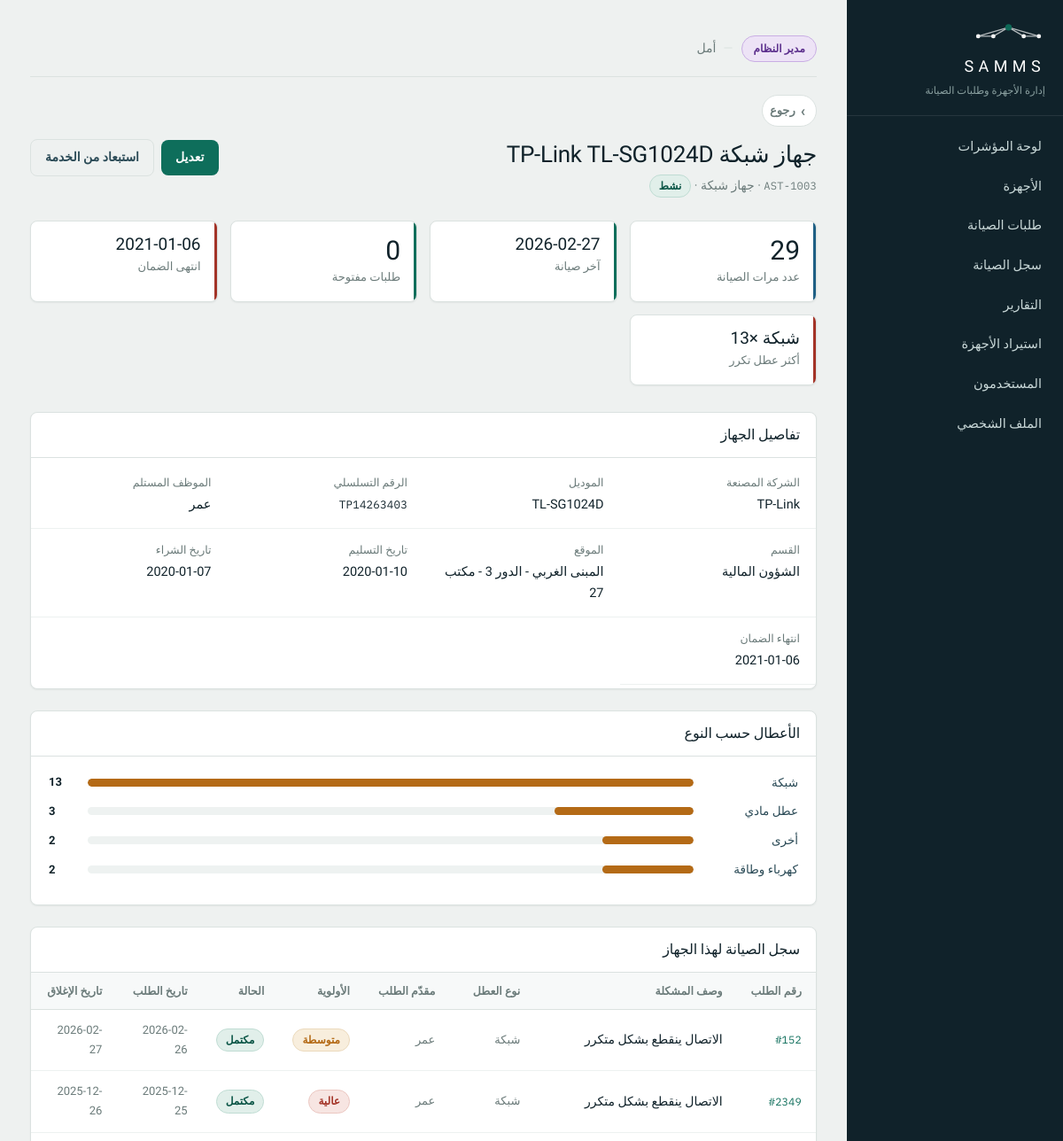
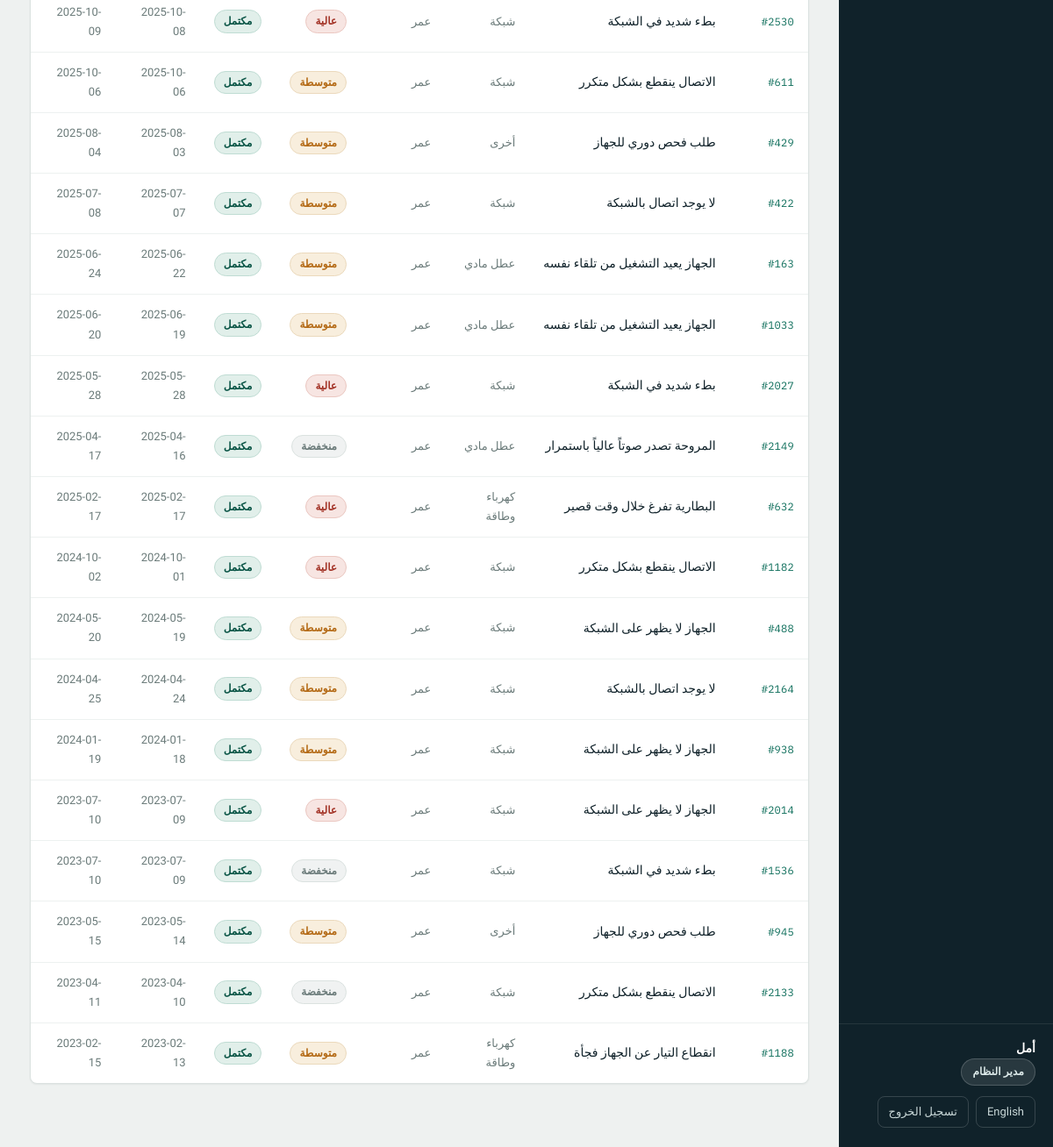
The page /asset_view.php?id=3 (signed in) on the database its author committed (2 pictures, top to bottom).
### tables this page shows
CREATE TABLE Assets (
    AssetID            INT AUTO_INCREMENT PRIMARY KEY,
    AssetNumber        VARCHAR(30)  NOT NULL UNIQUE,
    DeviceName         VARCHAR(120) NOT NULL,
    DeviceNameEn       VARCHAR(120) NULL,
    DeviceType         ENUM('Desktop','Laptop','Printer','Monitor','NetworkDevice') NOT NULL,
    Brand              VARCHAR(60)  NOT NULL,
    Model              VARCHAR(60)  NOT NULL,
    SerialNumber       VARCHAR(80)  NOT NULL UNIQUE,
    AssignedUserID     INT          NULL,
    AssignedDate       DATE         NULL,           
    Location           VARCHAR(120) NULL,
    LocationEn         VARCHAR(120) NULL,
    PurchaseDate       DATE         NULL,
    WarrantyExpiryDate DATE         NULL,
    Status             ENUM('Active','UnderMaintenance','OutOfService','Retired') NOT NULL DEFAULT 'Active',
    CreatedAt          DATETIME     NOT NULL DEFAULT CURRENT_TIMESTAMP,
    CONSTRAINT fk_assets_user FOREIGN KEY (AssignedUserID)
        REFERENCES Users(UserID) ON DELETE SET NULL,
    INDEX idx_assets_status (Status),
    INDEX idx_assets_type (DeviceType)
);

CREATE TABLE Users (
    UserID        INT AUTO_INCREMENT PRIMARY KEY,
    EmployeeNo    VARCHAR(20)  NOT NULL UNIQUE,
    FullName      VARCHAR(120) NOT NULL,
    FullNameEn    VARCHAR(120) NULL,
    Username      VARCHAR(50)  NOT NULL UNIQUE,
    PasswordHash  VARCHAR(255) NOT NULL,
    Email         VARCHAR(120) NOT NULL UNIQUE,
    Department    VARCHAR(100) NULL,
    DepartmentEn  VARCHAR(100) NULL,
    Role          ENUM('Admin','Employee','ITSupport','Manager') NOT NULL,
    IsActive      TINYINT(1)   NOT NULL DEFAULT 1,
    CreatedAt     DATETIME     NOT NULL DEFAULT CURRENT_TIMESTAMP,
    INDEX idx_users_role (Role)
);

CREATE TABLE MaintenanceRequests (
    RequestID            INT AUTO_INCREMENT PRIMARY KEY,
    AssetID              INT  NOT NULL,
    EmployeeID           INT  NOT NULL,
    ProblemDescription   TEXT NOT NULL,
    ProblemDescriptionEn TEXT NULL,
     
     
     
    FaultType            ENUM('Hardware','Software','Network','Power','Consumable','Peripheral','Other')
                         NOT NULL DEFAULT 'Other',
    Priority             ENUM('Low','Medium','High') NOT NULL DEFAULT 'Medium',
    Status               ENUM('New','InProgress','Completed','Cancelled') NOT NULL DEFAULT 'New',
    RequestDate          DATETIME NOT NULL DEFAULT CURRENT_TIMESTAMP,
    ClosedAt             DATETIME NULL,
     
     
     
     
    CONSTRAINT fk_req_asset FOREIGN KEY (AssetID)
        REFERENCES Assets(AssetID) ON DELETE RESTRICT,
    CONSTRAINT fk_req_employee FOREIGN KEY (EmployeeID)
        REFERENCES Users(UserID),
    INDEX idx_req_status (Status),
    INDEX idx_req_fault (FaultType),
    INDEX idx_req_date (RequestDate)
);

### includes/lang.php (called while the page is built, shortened)
<?php
function locale(): string
{
    static $locale = null;
    if ($locale === null) {
        if (!empty($_SESSION['locale']) && in_array($_SESSION['locale'], SUPPORTED_LOCALES, true)) {
            $locale = $_SESSION['locale'];
        } elseif (!empty($_COOKIE[LOCALE_COOKIE]) && in_array($_COOKIE[LOCALE_COOKIE], SUPPORTED_LOCALES, true)) {
            $locale = $_COOKIE[LOCALE_COOKIE];
            $_SESSION['locale'] = $locale;
        } else {
            $locale = DEFAULT_LOCALE;
        }
    }
    return $locale;
}
function t(string $key, ...$args): string
{
    static $strings = [];
    $loc = locale();
    if (!isset($strings[$loc])) {
        $file = __DIR__ . '/../lang/' . $loc . '.php';
        $strings[$loc] = is_file($file) ? require $file : [];
    }
    $text = $strings[$loc][$key] ?? null;
    return $args ? vsprintf($text, $args) : $text;
}
function loc(array $row, string $column): string
{
    return (string) ($row[$column] ?? '');
}

### includes/auth.php (called while the page is built, shortened)
<?php
require_once __DIR__ . '/functions.php';
function current_role(): ?string
{
    return $_SESSION['user']['role'] ?? null;
}
function has_role(array $roles): bool
{
    return in_array(current_role(), $roles, true);
}

### asset_view.php (the view, shortened to what this page needs)
<?php
require_once __DIR__ . '/includes/auth.php';
$pdo = db();
$id  = (int) ($_GET['id'] ?? 0);
$stmt = $pdo->prepare(
    'SELECT a.*, u.FullName AS Owner, u.FullNameEn AS OwnerEn,
            u.Department, u.DepartmentEn, u.EmployeeNo
     FROM Assets a LEFT JOIN Users u ON u.UserID = a.AssignedUserID
     WHERE a.AssetID = :id'
);
$stmt->execute([':id' => $id]);
$a = $stmt->fetch();
$st = $pdo->prepare('SELECT COUNT(*) FROM Maintenance m
                     JOIN MaintenanceRequests r ON r.RequestID = m.RequestID
                     WHERE r.AssetID = :id');
$st->execute([':id' => $id]);
$timesServiced = (int) $st->fetchColumn();
$st = $pdo->prepare('SELECT MAX(m.MaintenanceDate) FROM Maintenance m
                     JOIN MaintenanceRequests r ON r.RequestID = m.RequestID
                     WHERE r.AssetID = :id');
$st->execute([':id' => $id]);
$lastMaint = $st->fetchColumn();
$st = $pdo->prepare("SELECT COUNT(*) FROM MaintenanceRequests
                     WHERE AssetID = :id AND Status IN ('New','InProgress')");
$st->execute([':id' => $id]);
$openReq = (int) $st->fetchColumn();
$st = $pdo->prepare(
    "SELECT FaultType, COUNT(*) c,
            MAX(RequestDate) AS LastSeen
     FROM MaintenanceRequests
     WHERE AssetID = :id AND Status <> 'Cancelled'
     GROUP BY FaultType ORDER BY c DESC, LastSeen DESC"
);
$st->execute([':id' => $id]);
$faultBreakdown = $st->fetchAll();
$topFault = $faultBreakdown[0] ?? null;
$st = $pdo->prepare(
    'SELECT r.RequestID, r.ProblemDescription, r.ProblemDescriptionEn, r.FaultType, r.Priority, r.Status,
            r.RequestDate, r.ClosedAt, u.FullName AS Requester, u.FullNameEn AS RequesterEn
     FROM MaintenanceRequests r
     JOIN Users u ON u.UserID = r.EmployeeID
     WHERE r.AssetID = :id ORDER BY r.RequestDate DESC'
);
$st->execute([':id' => $id]);
$requests = $st->fetchAll();
$warrantyExpired = $a['WarrantyExpiryDate'] && strtotime($a['WarrantyExpiryDate']) < time();
require_once __DIR__ . '/includes/header.php';
?>
<?= back_link('assets.php') ?>
<div class="page-head with-action">
    <div>
        <h1><?= e(loc($a, 'DeviceName')) ?></h1>
        <p>
            <span class="ident"><?= e($a['AssetNumber']) ?></span> ·
            <?= e(device_type_label($a['DeviceType'])) ?> ·
            <?= badge($a['Status'], asset_status_label($a['Status'])) ?>
        </p>
    </div>
    <?php if (has_role(['Admin'])): ?>
        <div class="head-actions">
            <a href="asset_form.php?id=<?= (int) $a['AssetID'] ?>" class="btn btn-inline"><?= e(t('c.edit')) ?></a>
            <?php if ($a['Status'] !== 'Retired'): ?>
                <form method="post" onsubmit="return confirm('<?= e(t('asset.confirm_retire')) ?>');" style="display:inline">
                    <button type="submit" class="btn btn-inline btn-ghost"><?= e(t('asset.retire')) ?></button>
                </form>
            <?php endif; ?>
        </div>
    <?php endif; ?>
</div>
<div class="kpi-grid">
    <div class="kpi is-new">
        <span class="kpi-value"><?= $timesServiced ?></span>
        <span class="kpi-label"><?= e(t('asset.times')) ?></span>
    </div>
    <div class="kpi is-ok">
        <span class="kpi-value small"><?= e(fmt_date($lastMaint)) ?></span>
        <span class="kpi-label"><?= e(t('asset.last_maint')) ?></span>
    </div>
    <div class="kpi <?= $openReq ? 'is-warn' : 'is-ok' ?>">
        <span class="kpi-value"><?= $openReq ?></span>
        <span class="kpi-label"><?= e(t('asset.open_req')) ?></span>
    </div>
    <div class="kpi <?= $warrantyExpired ? 'is-bad' : 'is-ok' ?>">
        <span class="kpi-value small"><?= e(fmt_date($a['WarrantyExpiryDate'])) ?></span>
        <span class="kpi-label"><?= e($warrantyExpired ? t('asset.warranty_ended') : t('asset.warranty')) ?></span>
    </div>
    <div class="kpi <?= $topFault && (int) $topFault['c'] > 1 ? 'is-bad' : 'is-muted' ?>">
        <span class="kpi-value small">
            <?= e($topFault ? fault_type_label($topFault['FaultType']) . ' ×' . (int) $topFault['c'] : '—') ?>
        </span>
        <span class="kpi-label"><?= e(t('asset.top_fault')) ?></span>
    </div>
</div>
<section class="panel">
    <div class="panel-head"><h2><?= e(t('asset.details')) ?></h2></div>
    <dl class="detail-list">
        <div><dt><?= e(t('asset.brand')) ?></dt><dd><?= e($a['Brand']) ?></dd></div>
        <div><dt><?= e(t('asset.model')) ?></dt><dd><?= e($a['Model']) ?></dd></div>
        <div><dt><?= e(t('asset.serial')) ?></dt><dd><span class="ident"><?= e($a['SerialNumber']) ?></span></dd></div>
        <div><dt><?= e(t('asset.assigned')) ?></dt><dd><?= e(loc($a, 'Owner') ?: t('c.unassigned')) ?></dd></div>
        <div><dt><?= e(t('user.dept')) ?></dt><dd><?= e(loc($a, 'Department') ?: '—') ?></dd></div>
        <div><dt><?= e(t('asset.location')) ?></dt><dd><?= e(loc($a, 'Location') ?: '—') ?></dd></div>
        <div><dt><?= e(t('asset.handover')) ?></dt><dd><?= e(fmt_date($a['AssignedDate'])) ?></dd></div>
        <div><dt><?= e(t('asset.purchase')) ?></dt><dd><?= e(fmt_date($a['PurchaseDate'])) ?></dd></div>
        <div><dt><?= e(t('asset.warranty')) ?></dt><dd><?= e(fmt_date($a['WarrantyExpiryDate'])) ?></dd></div>
    </dl>
</section>
<section class="panel">
    <div class="panel-head"><h2><?= e(t('asset.faults_by_type')) ?></h2></div>
    <?php if (!$faultBreakdown): ?>
        <p class="empty"><?= e(t('asset.no_faults')) ?></p>
    <?php else: ?>
        <div class="chart-body">
            <?php $maxF = max(array_map(fn($r) => (int) $r['c'], $faultBreakdown)); ?>
            <?php foreach ($faultBreakdown as $fb): ?>
                <div class="bar-row">
                    <span class="bar-label"><?= e(fault_type_label($fb['FaultType'])) ?></span>
                    <span class="bar-track">
                        <span class="bar-fill <?= (int) $fb['c'] > 1 ? 'bar-alert' : '' ?>"
                              style="width: <?= round($fb['c'] / $maxF * 100) ?>%"></span>
                    </span>
                    <span class="bar-value"><?= (int) $fb['c'] ?></span>
                </div>
            <?php endforeach; ?>
        </div>
    <?php endif; ?>
</section>
<section class="panel">
    <div class="panel-head"><h2><?= e(t('asset.history')) ?></h2></div>
    <?php if (!$requests): ?>
        <p class="empty"><?= e(t('asset.no_history')) ?></p>
    <?php else: ?>
        <div class="table-wrap">
            <table class="data">
                <thead>
                    <tr>
                        <th><?= e(t('req.number')) ?></th>
                        <th><?= e(t('req.problem')) ?></th>
                        <th><?= e(t('req.fault')) ?></th>
                        <th><?= e(t('req.requester')) ?></th>
                        <th><?= e(t('req.priority')) ?></th>
                        <th><?= e(t('req.status')) ?></th>
                        <th><?= e(t('req.date')) ?></th>
                        <th><?= e(t('req.closed')) ?></th>
                    </tr>
                </thead>
                <tbody>
                <?php foreach ($requests as $r): ?>
                    <tr>
                        <td><a href="request_view.php?id=<?= (int) $r['RequestID'] ?>" class="ident">#<?= (int) $r['RequestID'] ?></a></td>
                        <td><span class="truncate" title="<?= e(loc($r, 'ProblemDescription')) ?>"><?= e(loc($r, 'ProblemDescription')) ?></span></td>
                        <td class="cell-muted"><?= e(fault_type_label($r['FaultType'])) ?></td>
                        <td class="cell-muted"><?= e(loc($r, 'Requester')) ?></td>
                        <td><?= badge($r['Priority'], priority_label($r['Priority'])) ?></td>
                        <td><?= badge($r['Status'], request_status_label($r['Status'])) ?></td>
                        <td class="cell-muted"><?= e(fmt_date($r['RequestDate'])) ?></td>
                        <td class="cell-muted"><?= e(fmt_date($r['ClosedAt'])) ?></td>
                    </tr>
                <?php endforeach; ?>
                </tbody>
            </table>
        </div>
    <?php endif; ?>
</section>
<?php require_once __DIR__ . '/includes/footer.php'; ?>

### includes/functions.php (shortened to what this page needs)
<?php
require_once __DIR__ . '/lang.php';
function e(?string $value): string
{
    return htmlspecialchars($value ?? '', ENT_QUOTES, 'UTF-8');
}
function asset_status_label(string $s): string  { return t('astatus.' . $s); }
function request_status_label(string $s): string { return t('rstatus.' . $s); }
function priority_label(string $p): string      { return t('prio.' . $p); }
function device_type_label(string $d): string   { return t('dtype.' . $d); }
function fault_type_label(string $f): string    { return t('fault.' . $f); }
function status_class(string $status): string
{
    return [
        'Active'           => 'is-ok',
        'Completed'        => 'is-ok',
        'UnderMaintenance' => 'is-warn',
        'InProgress'       => 'is-warn',
        'OutOfService'     => 'is-bad',
        'Retired'          => 'is-muted',
        'High'             => 'is-bad',
        'Medium'           => 'is-warn',
        'Low'              => 'is-muted',
        'New'              => 'is-new',
        'Cancelled'        => 'is-muted',
    ][$status] ?? 'is-muted';
}
function badge(string $value, string $label): string
{
    return '<span class="badge ' . e(status_class($value)) . '">' . e($label) . '</span>';
}
function fmt_date(?string $datetime, bool $withTime = false): string
{
    $ts = strtotime($datetime);
    return date($withTime ? 'Y-m-d H:i' : 'Y-m-d', $ts);
}
function logo_svg(int $height = 30, string $class = 'logo'): string
{
    $w = (int) round($height * 140 / 44);
    return '<svg class="' . e($class) . '" width="' . $w . '" height="' . $height . '"'
         . ' viewBox="0 0 140 44" fill="none" role="img" aria-label="SAMMS">'
         . '<g stroke="currentColor" stroke-width="2.1" stroke-linecap="round" opacity=".72">'
         . '<path d="M70 15 12 32"/>'
         . '<path d="M70 15 41 32"/>'
         . '<path d="M70 15 99 32"/>'
         . '<path d="M70 15 128 32"/>'
         . '<path d="M12 32h29"/>'
         . '<path d="M99 32h29"/>'
         . '</g>'
         . '<g fill="currentColor">'
         . '<circle cx="12" cy="32" r="4.1"/>'
         . '<circle cx="41" cy="32" r="4.1"/>'
         . '<circle cx="99" cy="32" r="4.1"/>'
         . '<circle cx="128" cy="32" r="4.1"/>'
         . '</g>'
         . '<circle class="logo-hub" cx="70" cy="15" r="6.2" fill="currentColor"/>'
         . '</svg>';
}
function back_url(string $fallback): string
{
    $ref = $_SERVER['HTTP_REFERER'] ?? '';
    $refHost  = parse_url($ref, PHP_URL_HOST);
    $selfHost = preg_replace('/:\d+$/', '', $_SERVER['HTTP_HOST'] ?? '');
    $path  = parse_url($ref, PHP_URL_PATH) ?? '';
    $file  = basename($path);
    $self  = basename($_SERVER['SCRIPT_NAME'] ?? '');
    if ($file === '' || $file === $self || !preg_match('/^[a-z_]+\.php$/', $file)) {
        return $fallback;
    }
    $query = parse_url($ref, PHP_URL_QUERY);
    return $file . ($query ? '?' . $query : '');
}
function back_link(string $fallback, string $label = ''): string
{
    $label = $label !== '' ? $label : t('c.back');
    return '<a href="' . e(back_url($fallback)) . '" class="back-link">'
         . '<span class="back-arrow" aria-hidden="true">&#8250;</span>'
         . e($label) . '</a>';
}

### rows shown on the page
assets: DeviceName "جهاز شبكة TP-Link TL-SG1024D", AssetNumber "AST-1003", DeviceType "جهاز شبكة", WarrantyExpiryDate "2021-01-06", WarrantyExpiryDate "انتهى الضمان", Brand "TP-Link", Model "TL-SG1024D", SerialNumber "TP14263403", AssignedUserID.FullName "عمر", AssignedUserID.Department "الشؤون المالية", Location "المبنى الغربي - الدور 3 - مكتب 27", AssignedDate "2020-01-10", PurchaseDate "2020-01-07"
maintenancerequests: RequestID "152", ProblemDescription "الاتصال ينقطع بشكل متكرر", FaultType "شبكة", EmployeeID.FullName "عمر", label "متوسطة مكتمل", RequestDate "2026-02-26", ClosedAt "2026-02-27"
maintenancerequests: RequestID "2349", ProblemDescription "الاتصال ينقطع بشكل متكرر", FaultType "شبكة", EmployeeID.FullName "عمر", label "عالية مكتمل", RequestDate "2025-12-25", ClosedAt "2025-12-26"
maintenancerequests: RequestID "2530", ProblemDescription "بطء شديد في الشبكة", FaultType "شبكة", EmployeeID.FullName "عمر", label "عالية مكتمل", RequestDate "2025-10-08", ClosedAt "2025-10-09"
maintenancerequests: RequestID "611", ProblemDescription "الاتصال ينقطع بشكل متكرر", FaultType "شبكة", EmployeeID.FullName "عمر", label "متوسطة مكتمل", RequestDate "2025-10-06", ClosedAt "2025-10-06"
maintenancerequests: RequestID "429", ProblemDescription "طلب فحص دوري للجهاز", FaultType "أخرى", EmployeeID.FullName "عمر", label "متوسطة مكتمل", RequestDate "2025-08-03", ClosedAt "2025-08-04"
maintenancerequests: RequestID "422", ProblemDescription "لا يوجد اتصال بالشبكة", FaultType "شبكة", EmployeeID.FullName "عمر", label "متوسطة مكتمل", RequestDate "2025-07-07", ClosedAt "2025-07-08"
maintenancerequests: RequestID "163", ProblemDescription "الجهاز يعيد التشغيل من تلقاء نفسه", FaultType "عطل مادي", EmployeeID.FullName "عمر", label "متوسطة مكتمل", RequestDate "2025-06-22", ClosedAt "2025-06-24"
maintenancerequests: RequestID "1033", ProblemDescription "الجهاز يعيد التشغيل من تلقاء نفسه", FaultType "عطل مادي", EmployeeID.FullName "عمر", label "متوسطة مكتمل", RequestDate "2025-06-19", ClosedAt "2025-06-20"
maintenancerequests: RequestID "2027", ProblemDescription "بطء شديد في الشبكة", FaultType "شبكة", EmployeeID.FullName "عمر", label "عالية مكتمل", RequestDate "2025-05-28", ClosedAt "2025-05-28"
maintenancerequests: RequestID "2149", ProblemDescription "المروحة تصدر صوتاً عالياً باستمرار", FaultType "عطل مادي", EmployeeID.FullName "عمر", label "منخفضة مكتمل", RequestDate "2025-04-16", ClosedAt "2025-04-17"
maintenancerequests: RequestID "632", ProblemDescription "البطارية تفرغ خلال وقت قصير", FaultType "كهرباء وطاقة", EmployeeID.FullName "عمر", label "عالية مكتمل", RequestDate "2025-02-17", ClosedAt "2025-02-17"
maintenancerequests: RequestID "1182", ProblemDescription "الاتصال ينقطع بشكل متكرر", FaultType "شبكة", EmployeeID.FullName "عمر", label "عالية مكتمل", RequestDate "2024-10-01", ClosedAt "2024-10-02"
maintenancerequests: RequestID "488", ProblemDescription "الجهاز لا يظهر على الشبكة", FaultType "شبكة", EmployeeID.FullName "عمر", label "متوسطة مكتمل", RequestDate "2024-05-19", ClosedAt "2024-05-20"
maintenancerequests: RequestID "2164", ProblemDescription "لا يوجد اتصال بالشبكة", FaultType "شبكة", EmployeeID.FullName "عمر", label "متوسطة مكتمل", RequestDate "2024-04-24", ClosedAt "2024-04-25"
maintenancerequests: RequestID "938", ProblemDescription "الجهاز لا يظهر على الشبكة", FaultType "شبكة", EmployeeID.FullName "عمر", label "متوسطة مكتمل", RequestDate "2024-01-18", ClosedAt "2024-01-19"
maintenancerequests: RequestID "2014", ProblemDescription "الجهاز لا يظهر على الشبكة", FaultType "شبكة", EmployeeID.FullName "عمر", label "عالية مكتمل", RequestDate "2023-07-09", ClosedAt "2023-07-10"
maintenancerequests: RequestID "1536", ProblemDescription "بطء شديد في الشبكة", FaultType "شبكة", EmployeeID.FullName "عمر", label "منخفضة مكتمل", RequestDate "2023-07-09", ClosedAt "2023-07-10"
maintenancerequests: RequestID "945", ProblemDescription "طلب فحص دوري للجهاز", FaultType "أخرى", EmployeeID.FullName "عمر", label "متوسطة مكتمل", RequestDate "2023-05-14", ClosedAt "2023-05-15"
maintenancerequests: RequestID "2133", ProblemDescription "الاتصال ينقطع بشكل متكرر", FaultType "شبكة", EmployeeID.FullName "عمر", label "منخفضة مكتمل", RequestDate "2023-04-10", ClosedAt "2023-04-11"
maintenancerequests: RequestID "1188", ProblemDescription "انقطاع التيار عن الجهاز فجأة", FaultType "كهرباء وطاقة", EmployeeID.FullName "عمر", label "متوسطة مكتمل", RequestDate "2023-02-13", ClosedAt "2023-02-15"

### other values the page prints
t('app.brand_sub') "إدارة الأجهزة وطلبات الصيانة"
t($item['key']) "لوحة المؤشرات"
t($item['key']) "الأجهزة"
t($item['key']) "طلبات الصيانة"
t($item['key']) "سجل الصيانة"
t($item['key']) "التقارير"
t($item['key']) "استيراد الأجهزة"
t($item['key']) "المستخدمون"
t($item['key']) "الملف الشخصي"
current_first_name() "أمل"
role_label($role) "مدير النظام"
t('c.language') "English"
t('auth.sign_out') "تسجيل الخروج"
$label "رجوع"
$label "نشط"
